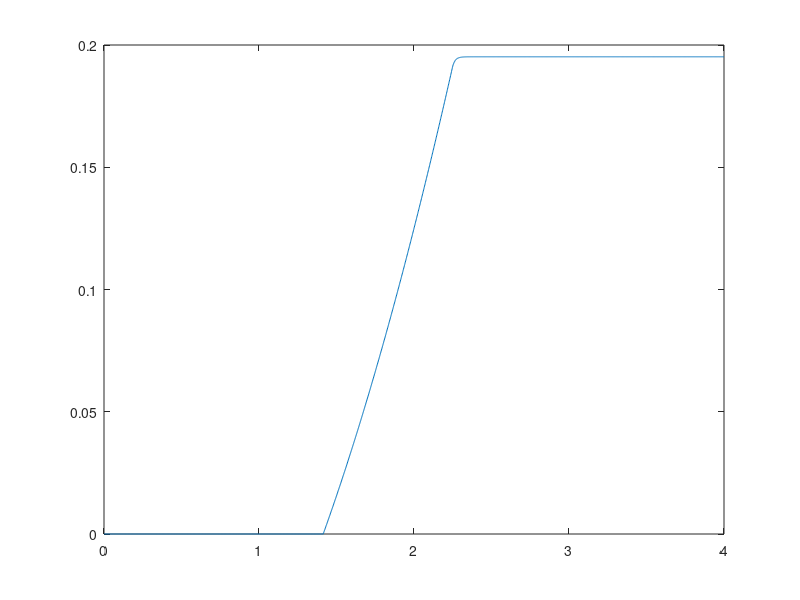
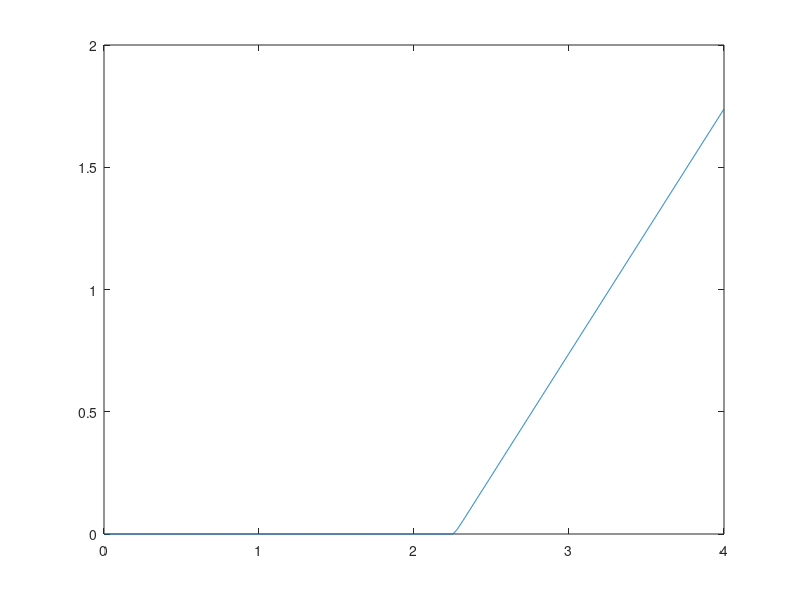
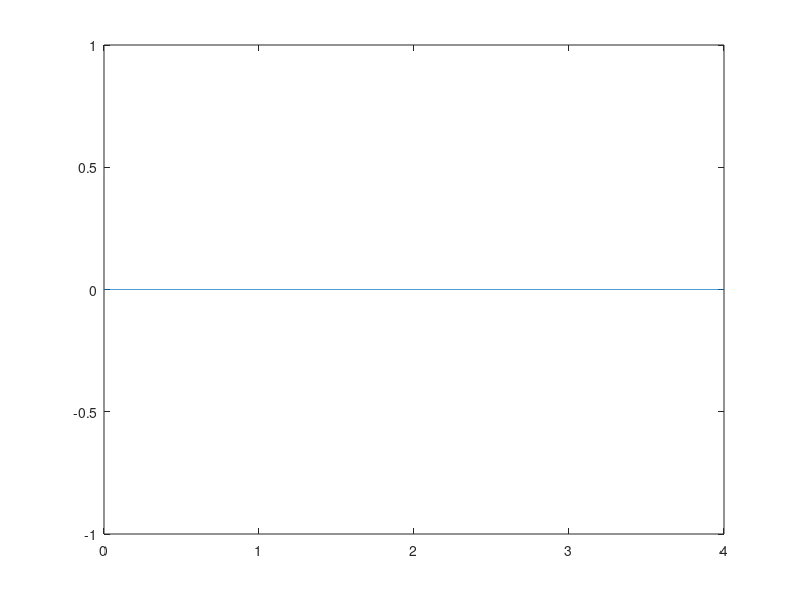
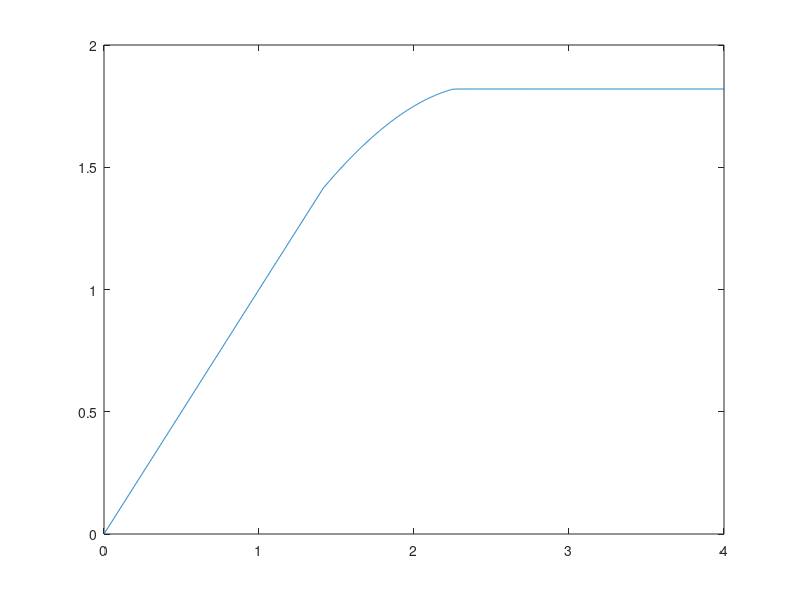

Write the MATLAB code that produced these figures, in order.
%-------------------------------------------
%-------------------------------------------
% Single Spring Displacement Control
% Hemivariational Elasto-Damage Model
% Newton-Raphson Solver with Penalty Formulation
clear; clc;
%-------------------------------------------
%-------------------------------------------
k=1;
kt = 1;
kd = 8;
st = 1.82;
sc = st;
ubar = 4;
Kp = 1E9*k;
N = 2000;
% Initial State (disp-damage-plastic/tension-plastic/comp)
u0 = [0, 0, 0, 0];
u1 = [0, 0, 0, 0];
% Storage
U = zeros(N+1,4);
F = zeros(N+1,1);
enorm = 1;
TOL = 1E-6;
count = 0;
for i=1:N
    % Displacement Step
    ui = (i/N)*ubar;
    while enorm > TOL
        u1(1) = (1/(k*(1-u0(2))+Kp))*(Kp*ui+(k*(1-u0(2)))*(u0(3)-u0(4)));
        u1(2) = (1/kd)*(0.5*k*(u0(1)-u0(3)+u0(4))^2-kt);
        u1(3) = (-st/(k*(1-u0(2))))+u0(1)+u0(4);
        u1(4) = (-sc/(k*(1-u0(2))))-u0(1)+u0(3);
        if u1(2)<=u0(2)
            u1(2) = u0(2);
        end
        if u1(3)<=u0(3)
            u1(3) = u0(3);
        end
        if u1(4)<=u0(4)
            u1(4) = u0(4);
        end
        if u1(2) >= 1
            u1(2) = 0.99;
        end
        enorm = norm(u1-u0)
        count = count + 1;
        u0 = u1;
    end
    U(i+1,:) = [u0(1), u0(2), u0(3), u0(4)];
    F(i+1) = k*(1-u0(2))*(u0(1)-u0(3)+u0(4));
    enorm = 1;
end
figure;
plot(U(:,1),U(:,2));
figure;
plot(U(:,1),U(:,3));
figure;
plot(U(:,1),U(:,4));
figure;
plot(U(:,1),F);